Frame 1 (no input): blank canvas, image omitted
Frame 60 (the mouse pressed at the canvas centre just before this capture): blank canvas, image omitted
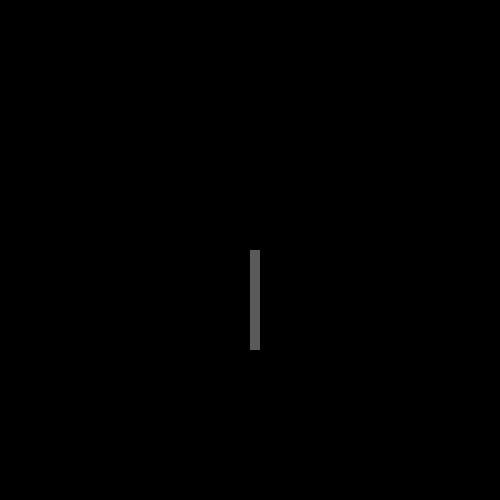
Frame 120 (the mouse held since frame 60 and released just before this capture)

The Processing sketch whose frames 1 and 60 were blank and that drew this single picture after the mouse press (run headless with seeded random() and noise(); from frame 60 on, the mouse is pressed at the canvas centre):

// Processing sketch: Rectangle_Opacity_Draw
// ── Rectangle_Opacity_Draw.pde

void setup() {
size(500, 500);
background(0);
fill (0, 10);
noStroke();
}
void draw () {
  if (mouseX > 0) {
    rect(mouseX, mouseY, 10, 100);
} else {
  //
}
  fill (100, 10);
  }
